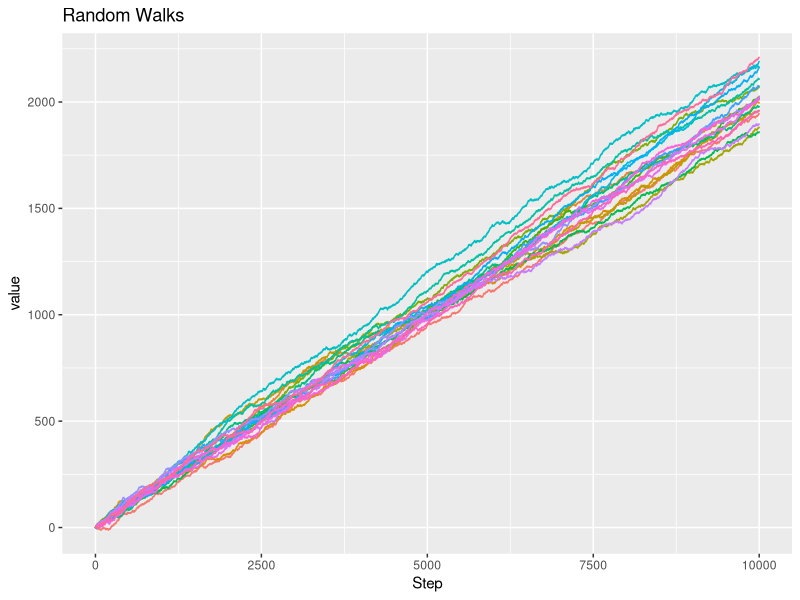
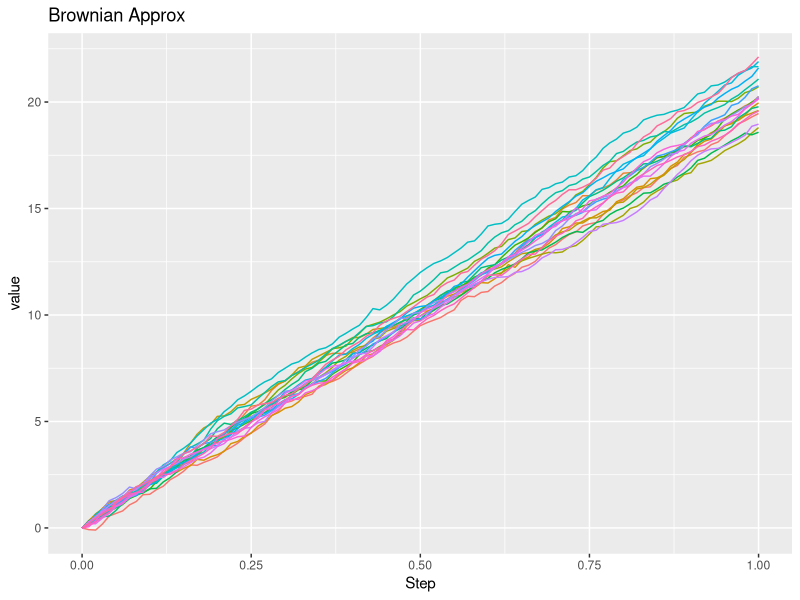
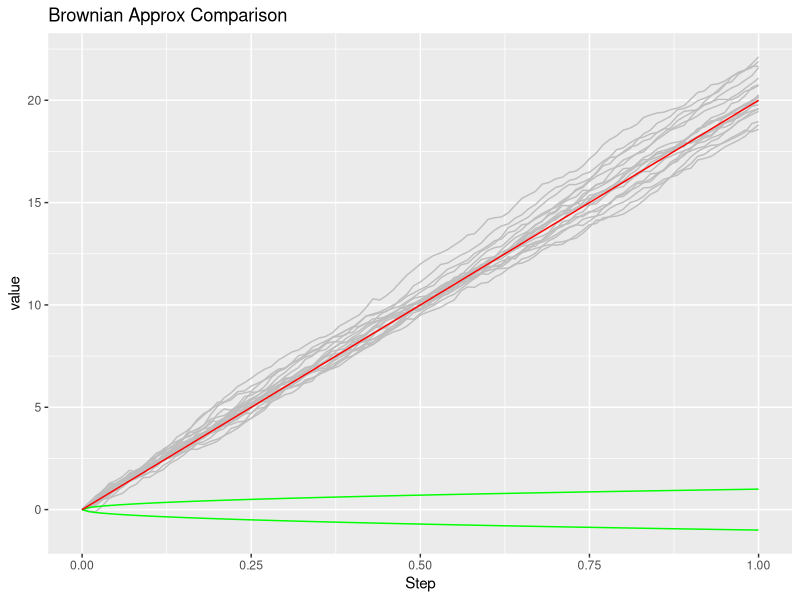

Write the R code that produced these figures, in order.
library("ggplot2")
library("reshape2")
start<-0
end<-1
size<-.01
i=20
N<-10000
pn<-.6


Yt<-function(x,i){1/sqrt(N)*df[trunc(N*x)+1,i]}

  columns<-c("Step",1:i)
  df = data.frame(matrix(nrow = N+1, ncol = length(columns))) 
  colnames(df) = columns
  df$Step<-c(0:N)
  for(j in 1:i){
    e<-rbinom(N,1,pn)*2-1 
    df[,j+1]<-c(append(cumsum(e),0,after=0))
  }
  df
  df_long <- melt(df, id= c("Step")) 
  ggplot(data = df_long, aes(x = Step, y = value, color = variable)) +
    geom_step()+theme(legend.position="none")+ ggtitle('Random Walks')
  
  dfb<-data.frame(matrix(nrow = length(seq(start,end,size)), ncol = length(columns))) 
  colnames(dfb) = columns
  t<-seq(start,end,size)
  dfb$Step<-t
  for(j in 1:i){
    
    dfb[,j+1]<-Yt(dfb$Step,j+1) 
  }
  dfb_long <- melt(dfb, id= c("Step")) 
  ggplot(data = dfb_long, aes(x = Step, y = value, color = variable)) +
    geom_line()+theme(legend.position="none")+ ggtitle('Brownian Approx')

##comparar con graficas
  f<-sqrt(t)
  f2<- -sqrt(t)
  r<-(2*pn-1)*t*sqrt(N)
  dfc<-data.frame(dfb,f,f2,r)

  dfc_long <- melt(dfc, id= c("Step")) 
  ggplot(data = dfc_long, aes(x = Step, y = value, color = variable)) +
    geom_line()+theme(legend.position="none")+
    scale_color_manual(values = c(rep("gray", 20), "green", "green", "red"))+
    ggtitle('Brownian Approx Comparison')
  